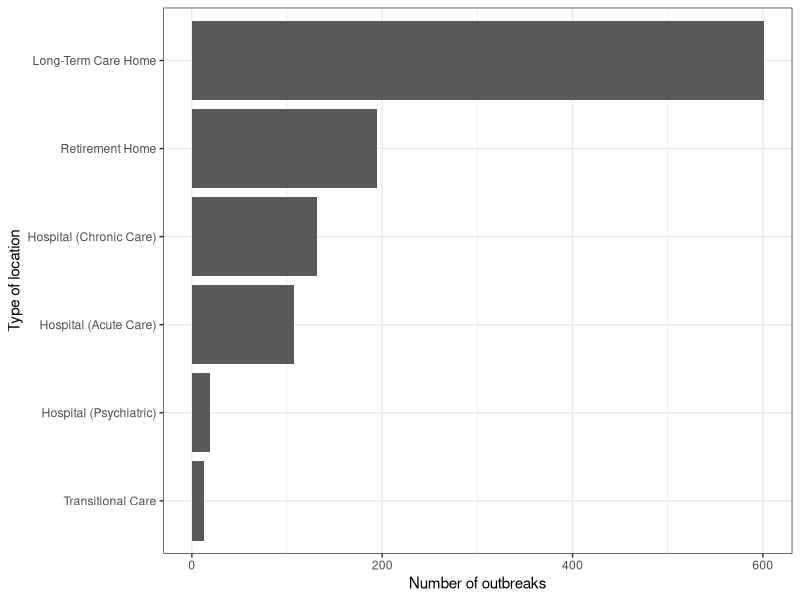
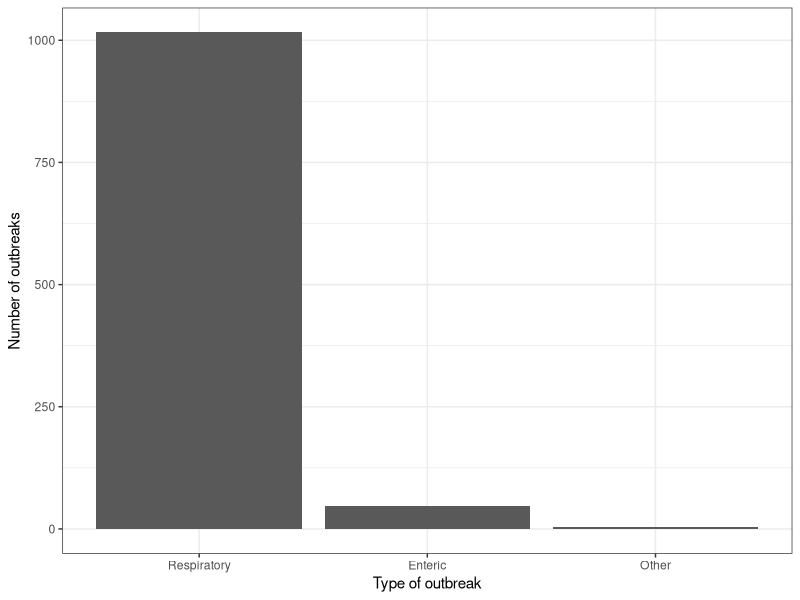
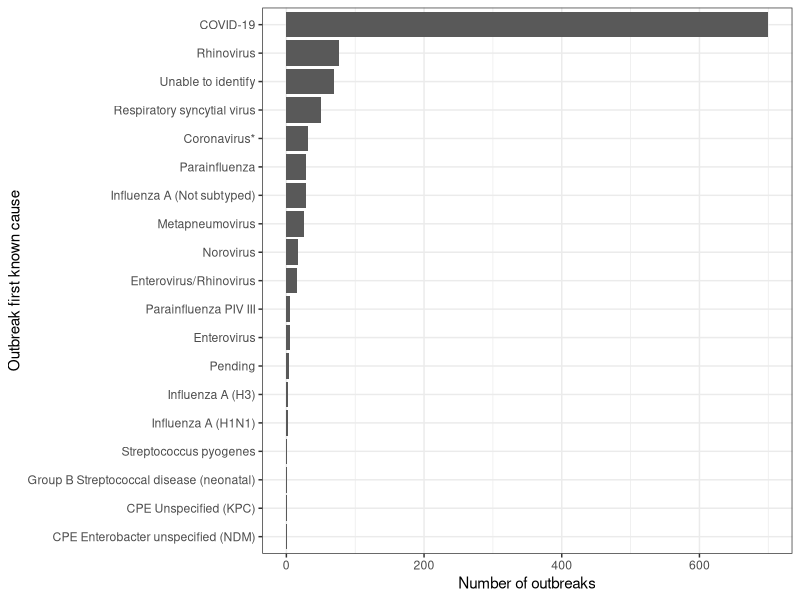

Generate these figures, in order, with R:
## ---- chunk 1
#| echo: false
#| warning: false
#### Preamble ####

# Purpose: Generates a paper titled "Long-term care homes were hit hardest by
# 2023 disease outbreaks in Toronto healthcare facilities" in PDF format when
# rendered.
# Author: Benny Rochwerg
# Date: January 23, 2024
# Contact: 4321benny@gmail.com
# Pre-requisites: Run the files "01-download_data.R" and "02-data_cleaning.R".
## ---- chunk 2
#| echo: false
#| warning: false
#### Loading Packages ####

# install.packages("tidyverse")
# install.packages("here")
# install.packages("knitr")
library(tidyverse)
library(here)
library(knitr)
## ---- chunk 3
#| echo: false
#| warning: false
#| message: false

#### Loading the Cleaned Dataset ####

outbreak_cleaned_data <- read_csv(here::here("outputs/data/cleaned_data.csv"))
## ---- chunk 4
#| echo: false
#| warning: false
#| label: tbl-outbreaks-by-location-type
#| tbl-cap: "Outbreaks by type of healthcare location in Toronto in 2023"

#### First Table ####

# This code is based on knowledge from Alexander (2023).

outbreak_cleaned_data |>
  count(`Type of Location`) |>
  rename(`Type of location` = `Type of Location`,
         `Number of outbreaks` = n) |>
  mutate(`Proportion of total outbreaks` =
           round(`Number of outbreaks` / nrow(outbreak_cleaned_data), 2)) |>
  arrange(desc(`Number of outbreaks`)) |>
  kable()
## ---- chunk 5
#| echo: false
#| warning: false
#| label: fig-outbreaks-by-location-type
#| fig-cap: "Number of outbreaks by type of healthcare location in Toronto in 2023"

#### First Graph ####

# This code is based on knowledge from Alexander (2023).

outbreak_cleaned_data |>
  count(`Type of Location`) |>
  # The reorder function used for sorting the columns in descending order was obtained
  # from Stack Overflow:
  # https://stackoverflow.com/questions/25664007/reorder-bars-in-geom-bar-ggplot2-by-value
  ggplot(mapping = aes(x = reorder(`Type of Location`, n), y = n)) +
  geom_col() +
  theme_bw() +
  labs(x = "Type of location", y = "Number of outbreaks") +
  coord_flip()
## ---- chunk 6
#| echo: false
#| warning: false
#| label: tbl-outbreaks-by-outbreak-type
#| tbl-cap: "Outbreaks by type of outbreak for Toronto healthcare locations in 2023"

#### Second Table ####

# This code is based on knowledge from Alexander (2023).

outbreak_cleaned_data |>
  count(`Type of Outbreak`) |>
  rename(`Type of outbreak` = `Type of Outbreak`,
         `Number of outbreaks` = n) |>
  mutate(`Proportion of total outbreaks` =
           round(`Number of outbreaks` / nrow(outbreak_cleaned_data), 2)) |>
  arrange(desc(`Number of outbreaks`)) |>
  kable()
## ---- chunk 7
#| echo: false
#| warning: false
#| label: fig-outbreaks-by-outbreak-type
#| fig-cap: "Number of outbreaks by type of outbreak for Toronto healthcare locations in 2023"

#### Second Graph ####

# This code is based on knowledge from Alexander (2023).

outbreak_cleaned_data |>
  count(`Type of Outbreak`) |>
  # The reorder function used for sorting the columns in descending order was obtained
  # from Stack Overflow:
  # https://stackoverflow.com/questions/25664007/reorder-bars-in-geom-bar-ggplot2-by-value
  ggplot(mapping = aes(x = reorder(`Type of Outbreak`, -n), y = n)) +
  geom_col() +
  theme_bw() +
  labs(x = "Type of outbreak", y = "Number of outbreaks")
## ---- chunk 8
#| echo: false
#| warning: false
#| label: tbl-outbreaks-by-first-known-cause
#| tbl-cap: "Outbreaks by first known cause for Toronto healthcare locations in 2023"

#### Third Table ####

# This code is based on knowledge from Alexander (2023).

outbreak_cleaned_data |>
  count(`Outbreak First Known Cause`) |>
  rename(`Outbreak first known cause` = `Outbreak First Known Cause`,
         `Number of outbreaks` = n) |>
  mutate(`Proportion of total outbreaks` =
           round(`Number of outbreaks` / nrow(outbreak_cleaned_data), 2)) |>
  arrange(desc(`Number of outbreaks`)) |>
  kable()
## ---- chunk 9
#| echo: false
#| warning: false
#| label: fig-outbreaks-by-first-known-cause
#| fig-cap: "Number of outbreaks by first known cause for Toronto healthcare locations in 2023"

#### Third Graph ####

# This code is based on knowledge from Alexander (2023).

outbreak_cleaned_data |>
  count(`Outbreak First Known Cause`) |>
  # The reorder function used for sorting the columns in descending order was obtained
  # from Stack Overflow:
  # https://stackoverflow.com/questions/25664007/reorder-bars-in-geom-bar-ggplot2-by-value
  ggplot(mapping = aes(x = reorder(`Outbreak First Known Cause`, n), y = n)) +
  geom_col() +
  theme_bw() +
  labs(x = "Outbreak first known cause", y = "Number of outbreaks") +
  coord_flip()
